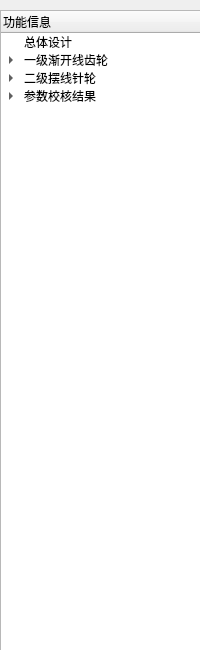
  <widget class="QDockWidget" name="dockWidget_3">
   <property name="minimumSize">
    <size>
     <width>180</width>
     <height>650</height>
    </size>
   </property>
   <property name="windowTitle">
    <string>模块</string>
   </property>
   <attribute name="dockWidgetArea">
    <number>1</number>
   </attribute>
   <widget class="QWidget" name="dockWidgetContents_3">
    <widget class="QWidget" name="verticalLayoutWidget">
     <property name="geometry">
      <rect>
       <x>0</x>
       <y>10</y>
       <width>989</width>
       <height>711</height>
      </rect>
     </property>
     <layout class="QVBoxLayout" name="verticalLayout">
      <item>
       <widget class="QTreeWidget" name="treeWidget_module">
        <column>
         <property name="text">
          <string>功能信息</string>
         </property>
        </column>
        <item>
         <property name="text">
          <string>总体设计</string>
         </property>
         <property name="icon">
          <iconset>
           <normaloff>icons/rv_design.ico</normaloff>icons/rv_design.ico</iconset>
         </property>
        </item>
        <item>
         <property name="text">
          <string>一级渐开线齿轮</string>
         </property>
         <property name="icon">
          <iconset>
           <normaloff>icons/cog_gear.ico</normaloff>icons/cog_gear.ico</iconset>
         </property>
         <item>
          <property name="text">
           <string>一级渐开线齿轮 设计</string>
          </property>
          <property name="icon">
           <iconset>
            <normaloff>icons/advancetaskmanager.ico</normaloff>icons/advancetaskmanager.ico</iconset>
          </property>
         </item>
         <item>
          <property name="text">
           <string>一级渐开线齿轮 校核</string>
          </property>
          <property name="icon">
           <iconset>
            <normaloff>icons/settings_setting.ico</normaloff>icons/settings_setting.ico</iconset>
          </property>
         </item>
        </item>
        <item>
         <property name="text">
          <string>二级摆线针轮</string>
         </property>
         <property name="icon">
          <iconset>
           <normaloff>icons/gear_wheel.ico</normaloff>icons/gear_wheel.ico</iconset>
         </property>
         <item>
          <property name="text">
           <string>二级摆线针轮 设计</string>
          </property>
          <property name="icon">
           <iconset>
            <normaloff>icons/advancetaskmanager.ico</normaloff>icons/advancetaskmanager.ico</iconset>
          </property>
         </item>
         <item>
          <property name="text">
           <string>二级摆线针轮 校核</string>
          </property>
          <property name="icon">
           <iconset>
            <normaloff>icons/settings_setting.ico</normaloff>icons/settings_setting.ico</iconset>
          </property>
         </item>
        </item>
        <item>
         <property name="text">
          <string>参数校核结果</string>
         </property>
         <property name="icon">
          <iconset>
           <normaloff>icons/advancedsettings.ico</normaloff>icons/advancedsettings.ico</iconset>
         </property>
         <item>
          <property name="text">
           <string>回差分析</string>
          </property>
         </item>
         <item>
          <property name="text">
           <string>传动误差</string>
          </property>
         </item>
         <item>
          <property name="text">
           <string>刚度分析</string>
          </property>
         </item>
        </item>
       </widget>
      </item>
     </layout>
    </widget>
   </widget>
  </widget>
